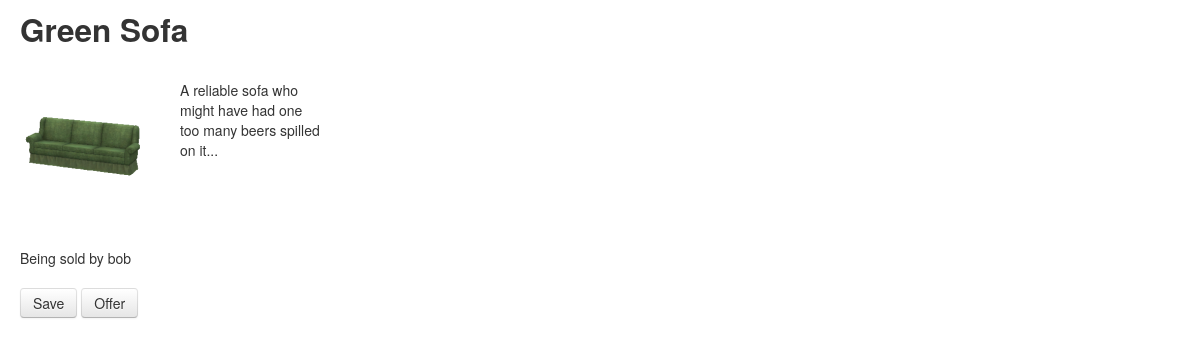
Page /manage/item/9 (signed in) on the committed database.
### jlist/models.py (models this page shows, shortened)
class Item(models.Model):
    seller = models.ForeignKey('UserProfile', unique=False, related_name="item" )
    name = models.CharField(max_length = 50)
    description = models.CharField("Description",max_length = 1000)
    price = models.DecimalField(decimal_places=2, max_digits=6)
    sold = models.BooleanField()
    date_added = models.DateField(auto_now_add=True)
    photo = models.FileField(upload_to='photos/%Y/%m/%d')
    BEDROOM = 'BD'
    BATHROOM = 'BA'
    KITCHEN = 'KH'
    LIVING_ROOM = 'LR'
    FURNITURE_CHOICES = (
        (BEDROOM, 'Bedroom'),
        (BATHROOM, 'Bathroom'),
        (KITCHEN, 'Kitchen'),
        (LIVING_ROOM, 'Living Room'),
    )
    category = models.CharField(max_length = 2, choices=FURNITURE_CHOICES, default=LIVING_ROOM)

class UserProfile(models.Model):
    user = models.ForeignKey(User, unique=True, related_name="profile")
    items_for_sale = models.ManyToManyField(Item, related_name="profile")
    watched_items = models.ManyToManyField(Item, related_name="user_prof")
    def __unicode__(self):
        return self.user.username

### jlist/views.py (the view)
# urls.py: url(r'^marketplace/item/(?P<item_id>\w+)$', 'jlist.views.item_page', name='item'),
@login_required
def item_page(request, item_id):
    item = Item.objects.get(id=item_id)
    return render_to_response("item.html", {'item': item}, context_instance=RequestContext(request), )

### jumbolist/templates/item.html
{% extends "item_base.html" %}
{% block content %}
    <h2>{{ item.name }}</h2><br/>
    <div class="row">
    <div class="span2">
        <img src="{{ item.photo.url }}" class="img-rounded"/>
    </div>
    <div class="span2">
        <p>{{ item.description }}</p>
    </div>
    </div><br/><br/>
    Being sold by {{ item.seller }} <br/><br/>
    <a href="/save/item/{{ item.id }}" target="_blank"><button class="btn">Save</button></a>
    <a href="/offer/{{ item.id }}" target="_blank"><button class="btn">Offer</button></a>
{% endblock %}

### rows in the picture
Item: name "Green Sofa", photo (picture), description "A reliable sofa who might have had one too many beers spilled on it...", seller "bob"
